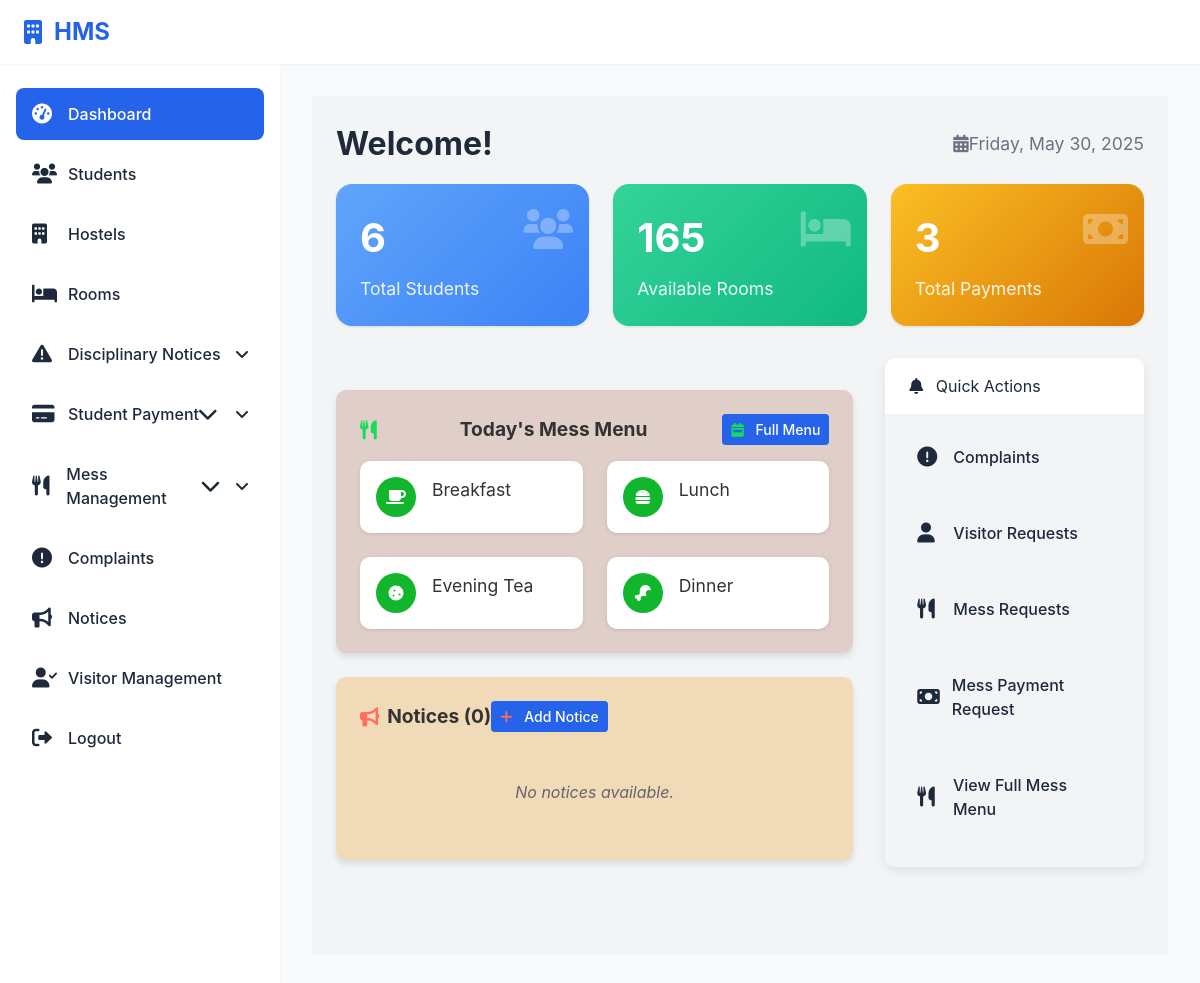
Screenshot of /hostel/dashboard/ (signed in) with the database file from the repository.
### hostel/models.py (models this page shows, shortened)
class MessMenu(models.Model):
    BREAKFAST = 'BF'
    LUNCH = 'LN'
    EVENING_TEA = 'ET'
    DINNER = 'DN'
    MEAL_CHOICES = [
        (BREAKFAST, 'Breakfast'),
        (LUNCH, 'Lunch'),
        (EVENING_TEA, 'Evening Tea/Squash'),
        (DINNER, 'Dinner'),
    ]
    MONDAY = 'MON'
    TUESDAY = 'TUE'
    WEDNESDAY = 'WED'
    THURSDAY = 'THU'
    FRIDAY = 'FRI'
    SATURDAY = 'SAT'
    SUNDAY = 'SUN'
    DAY_CHOICES = [
        (MONDAY, 'Monday'),
        (TUESDAY, 'Tuesday'),
        (WEDNESDAY, 'Wednesday'),
        (THURSDAY, 'Thursday'),
        (FRIDAY, 'Friday'),
        (SATURDAY, 'Saturday'),
        (SUNDAY, 'Sunday'),
    ]
    date = models.DateField()
    day = models.CharField(max_length=3, choices=DAY_CHOICES, blank=True)
    meal_time = models.CharField(max_length=2, choices=MEAL_CHOICES)
    dish_name = models.TextField()  # TextField to accommodate multiple dishes
    price = models.DecimalField(max_digits=6, decimal_places=2, default=0)
    week_number = models.IntegerField(blank=True, null=True)
    month = models.CharField(max_length=20, blank=True)
    year = models.IntegerField(blank=True, null=True)
    class Meta:
        ordering = ['date', 'meal_time']
        indexes = [
            models.Index(fields=['date']),
            models.Index(fields=['meal_time']),
            models.Index(fields=['month', 'year']),
        ]

### hostel/views.py (the view)
# urls.py: path('dashboard/', views.dashboard, name='dashboard'),
@login_required
def dashboard(request):
    unread_complaints = Complaint.objects.filter(is_read=False).count()
    pending_visitor_requests = VisitorRequest.objects.filter(status='PENDING', is_read=False).count()
    unread_mess_requests = MessRequest.objects.filter(is_read=False).count()  # Assuming `is_read` tracks whether a request is read
    total_students = Student.objects.count()
    students_with_paid_payment = Payment.objects.filter(Fee_Status='PAID').values('Student_ID').distinct().count()
    rooms = Room.objects.all()  # This should always assign rooms
    available_rooms = 0
    if rooms:
        available_rooms = sum(1 for room in rooms if room.is_available)  # Now you can use `is_available` directly
    total_complaints = Complaint.objects.count()
    recent_complaints = Complaint.objects.order_by('-Created_At')[:5]
    current_date = timezone.now()
    active_notices_query = NoticeBoard.objects.filter(
        Is_Active=True
    ).filter(
        Q(Expiry_Date__isnull=True) | Q(Expiry_Date__gte=current_date)
    )
    active_notices_count = active_notices_query.count()
    active_notices = active_notices_query.order_by('-Created_At')[:5]
    today_weekday = current_date.strftime('%a').upper()[:3]  # Get the current day of the week in shortened uppercase form
    today_menu = {}
    meal_times = ['BF', 'LN', 'ET', 'DN']
    for meal_time in meal_times:
        try:
            menu_item = MessMenu.objects.filter(day=today_weekday, meal_time=meal_time).first()
            today_menu[meal_time] = menu_item
        except:
            today_menu[meal_time] = None
    meal_names = dict(MessMenu.MEAL_CHOICES)
    context = {
        'total_students': total_students,
        'students_with_paid_payment': students_with_paid_payment,
        'available_rooms': available_rooms,
        'total_complaints': total_complaints,
        'unread_complaints': unread_complaints,
        'complaints': recent_complaints,
        'notices': active_notices,
        'active_notices': active_notices_count,
        'pending_visitor_requests': pending_visitor_requests,
        'unread_mess_requests': unread_mess_requests,
        'today_menu': today_menu,
        'meal_names': meal_names,
    }
    return render(request, 'dashboard.html', context)

### hostel/templates/dashboard.html (shortened to what this page needs)
{% extends 'base.html' %}
{% load static %}
{% load custom_filters %}
{% block content %}
<div class="content-wrapper">
    <div class="content-header">
        <div class="container-fluid">
            <div class="welcome-section">
                <h1 class="welcome-title">Welcome!</h1>
                <div class="date-display">
                    <i class="fas fa-calendar-alt"></i>
                    <span id="current-date"></span>
                </div>
            </div>
            <div class="top-info-boxes">
                <a href="{% url 'list_students' %}" class="info-link">
                    <div class="small-box bg-info">
                        <div class="inner">
                            <h3>{{ total_students|default:"0" }}</h3>
                            <p>Total Students</p>
                        </div>
                        <div class="icon">
                            <i class="fas fa-users"></i>
                        </div>
                    </div>
                </a>
                <a href="{% url 'list_rooms' %}" class="info-link">
                    <div class="small-box bg-success">
                        <div class="inner">
                            <h3>{{ available_rooms|default:"0" }}</h3>
                            <p>Available Rooms</p>
                        </div>
                        <div class="icon">
                            <i class="fas fa-bed"></i>
                        </div>
                    </div>
                </a>
                <a href="{% url 'fee_management' %}" class="info-link">
                    <div class="small-box bg-warning">
                        <div class="inner">
                            <h3>{{ students_with_paid_payment|default:"0" }}</h3>
                            <p>Total Payments</p>
                        </div>
                        <div class="icon">
                            <i class="fas fa-money-bill"></i>
                        </div>
                    </div>
                </a>
            </div>
            <div class="dashboard-grid">
                <div class="main-content">
                    <div class="mess-menu-container">
                        <div class="mess-menu-header">
                            <i class="fas fa-utensils"></i>
                            <span>Today's Mess Menu</span>
                            <a href="{% url 'view_mess_menu' %}" class="btn btn-sm btn-primary float-right">
                                <i class="fas fa-calendar-week"></i> Full Menu
                            </a>
                        </div>
                        <div class="mess-menu-content">
                            {% if today_menu %}
                                <div class="today-meals">
                                    {% for meal_time, meal in today_menu.items %}
                                        <div class="meal-item">
                                            <div class="meal-icon">
                                                {% if meal_time == 'BF' %}
                                                    <i class="fas fa-coffee"></i>
                                                {% elif meal_time == 'LN' %}
                                                    <i class="fas fa-hamburger"></i>
                                                {% elif meal_time == 'ET' %}
                                                    <i class="fas fa-cookie"></i>
                                                {% elif meal_time == 'DN' %}
                                                    <i class="fas fa-drumstick-bite"></i>
                                                {% endif %}
                                            </div>
                                            <div class="meal-details">
                                                <h4>
                                    {% if meal_time == 'BF' %}Breakfast
                                    {% elif meal_time == 'LN' %}Lunch
                                    {% elif meal_time == 'ET' %}Evening Tea
                                    {% elif meal_time == 'DN' %}Dinner
                                    {% else %}{{ meal_time }}
                                    {% endif %}
                                </h4>
                                            </div>
                                        </div>
                                    {% endfor %}
                                </div>
                            {% else %}
                                <p class="no-menu">Today's menu is not available.</p>
                            {% endif %}
                        </div>
                    </div>
                    <div class="noticeboard-container">
                        <div class="noticeboard-header">
                            <i class="fas fa-bullhorn"></i>
                            <span>Notices ({{ active_notices|default:"0" }})</span>
                            {% if user.is_staff %}
                            <a href="{% url 'add_notice' %}" class="btn btn-sm btn-primary float-right">
                                <i class="fas fa-plus"></i> Add Notice
                            </a>
                            {% endif %}
                        </div>
                        <div class="noticeboard-content">
                            {% for notice in notices %}
                                <div class="notice-item">
                                    <div class="notice-pin">
                                        <i class="fas fa-thumbtack"></i>
                                    </div>
                                    <div class="notice-text">
                                        <strong>{{ notice.Title }}</strong>
                                        <p>{{ notice.Content|slice:":100" }}{% if notice.Content|length > 100 %}...{% endif %}</p>
                                        <div class="notice-footer">
                                            <a href="{% url 'view_notice' notice.Notice_ID %}" class="btn btn-primary">View More</a>
                                            <span class="notice-date">Posted: {{ notice.Created_At|date:"Y-m-d" }}</span>
                                        </div>
                                    </div>
                                </div>
                            {% empty %}
                                <p class="no-notices">No notices available.</p>
                            {% endfor %}
                        </div>
                    </div>
                </div>
            <div class="quick-actions">
                <div class="card">
                    <div class="card-header bg-gradient-success">
                        <h3 class="card-title">
                            <i class="fas fa-bell mr-2"></i>
                            Quick Actions
                        </h3>
                    </div>
                    <div class="card-body p-0">
                        <div class="action-buttons">
                            <a href="{% url 'list_complaints' %}" class="sidebar-link" id="complaint-link">
                                <i class="fas fa-exclamation-circle"></i>Complaints
                            </a>
                            <a href="{% url 'admin_manage_visitor_requests' %}" class="sidebar-link" id="visitor-request-link">
                                <i class="fas fa-user"></i>Visitor Requests
                            </a>
                            <a href="{% url 'mess_request' %}" class="sidebar-link" id="mess-request-link">
                                <i class="fas fa-utensils"></i>Mess Requests
                            </a>
                            <a href="{% url 'admin_payment_requests' %}" class="sidebar-link">
                                <i class="fas fa-money-bill"></i>Mess Payment Request
                            </a>
                            <a href="{% url 'view_mess_menu' %}" class="sidebar-link">
                                <i class="fas fa-utensils"></i>View Full Mess Menu
                            </a>
                        </div>
                    </div>
                </div>
            </div>
            </div>
        </div>
    </div>
</div>
<link href="https://cdnjs.cloudflare.com/ajax/libs/fullcalendar/5.11.3/main.min.css" rel="stylesheet">
{% endblock %}

### hostel/static/css/showcase_notice.css (style rules this page uses)
:root { --primary-color: #4a6fdc; --primary-hover: #3d5cba; --success-color: #28a745; --danger-color: #dc3545; --warning-color: #ffc107; --light-gray: #f8f9fa; --medium-gray: #e9ecef; --dark-gray: #343a40; --border-color: #dee2e6; --shadow: 0 0.125rem 0.25rem rgba(0, 0, 0, 0.075); --transition: all 0.2s ease-in-out; }
.card-header { background-color: white; padding: 1.5rem; border-bottom: 1px solid var(--border-color); }
.card-body { padding: 1.5rem; }
.btn { display: inline-block; font-weight: 500; text-align: center; white-space: nowrap; vertical-align: middle; user-select: none; border: 1px solid transparent; padding: 0.75rem 1.5rem; font-size: 1rem; line-height: 1.5; border-radius: 0.25rem; transition: var(--transition); cursor: pointer; }
.btn-primary { color: white; background-color: var(--primary-color); border-color: var(--primary-color); }

### hostel/static/css/admin_showcasenotices.css (style rules this page uses)
.card { border: none; border-radius: 10px; box-shadow: 0 4px 12px rgba(0, 0, 0, 0.08); margin-bottom: 2rem; overflow: hidden; }
.card-header { padding: 1rem 1.5rem; border-bottom: 1px solid rgba(0, 0, 0, 0.05); display: flex; justify-content: space-between; align-items: center; }
.card-body { padding: 1.5rem; }
.btn { padding: 0.375rem 0.75rem; border-radius: 0.25rem; font-weight: 500; text-align: center; vertical-align: middle; cursor: pointer; transition: color 0.15s ease-in-out, background-color 0.15s ease-in-out, border-color 0.15s ease-in-out, box-shadow 0.15s ease-in-out; }
.btn-sm { padding: 0.25rem 0.5rem; font-size: 0.875rem; line-height: 1.5; border-radius: 0.2rem; }
.action-buttons { display: flex; gap: 0.5rem; }

### hostel/templates/base.html (style rules this page uses)
:root { --primary-color: #2563eb; --background-color: #f8fafc; --text-color: #1e293b; --sidebar-width: 280px; --header-height: 64px; --shadow-sm: 0 1px 2px 0 rgb(0 0 0 / 0.05); }
* { margin: 0; padding: 0; box-sizing: border-box; }
body { font-family: 'Inter', system-ui, -apple-system, sans-serif; background: var(--background-color); color: var(--text-color); min-height: 100vh; position: relative; }
.sidebar-link { display: flex; align-items: center; padding: 0.875rem 1rem; color: var(--text-color); text-decoration: none; border-radius: 0.5rem; margin-bottom: 0.5rem; transition: all 0.2s; font-weight: 500; }
.sidebar-link i { width: 1.5rem; margin-right: 0.75rem; font-size: 1.25rem; }
.sidebar-link:last-child, .dropdown-menu:last-child .dropdown-item:last-child { margin-bottom: 1rem; }

### rows the page displays
MessMenu: shows "Breakfast"
MessMenu: shows "Lunch"
MessMenu: shows "Evening Tea"
MessMenu: shows "Dinner"

### other values shown
{{ total_students|default:"0" }} "6"
{{ available_rooms|default:"0" }} "165"
{{ students_with_paid_payment|default:"0" }} "3"
{{ active_notices|default:"0" }} "0"
